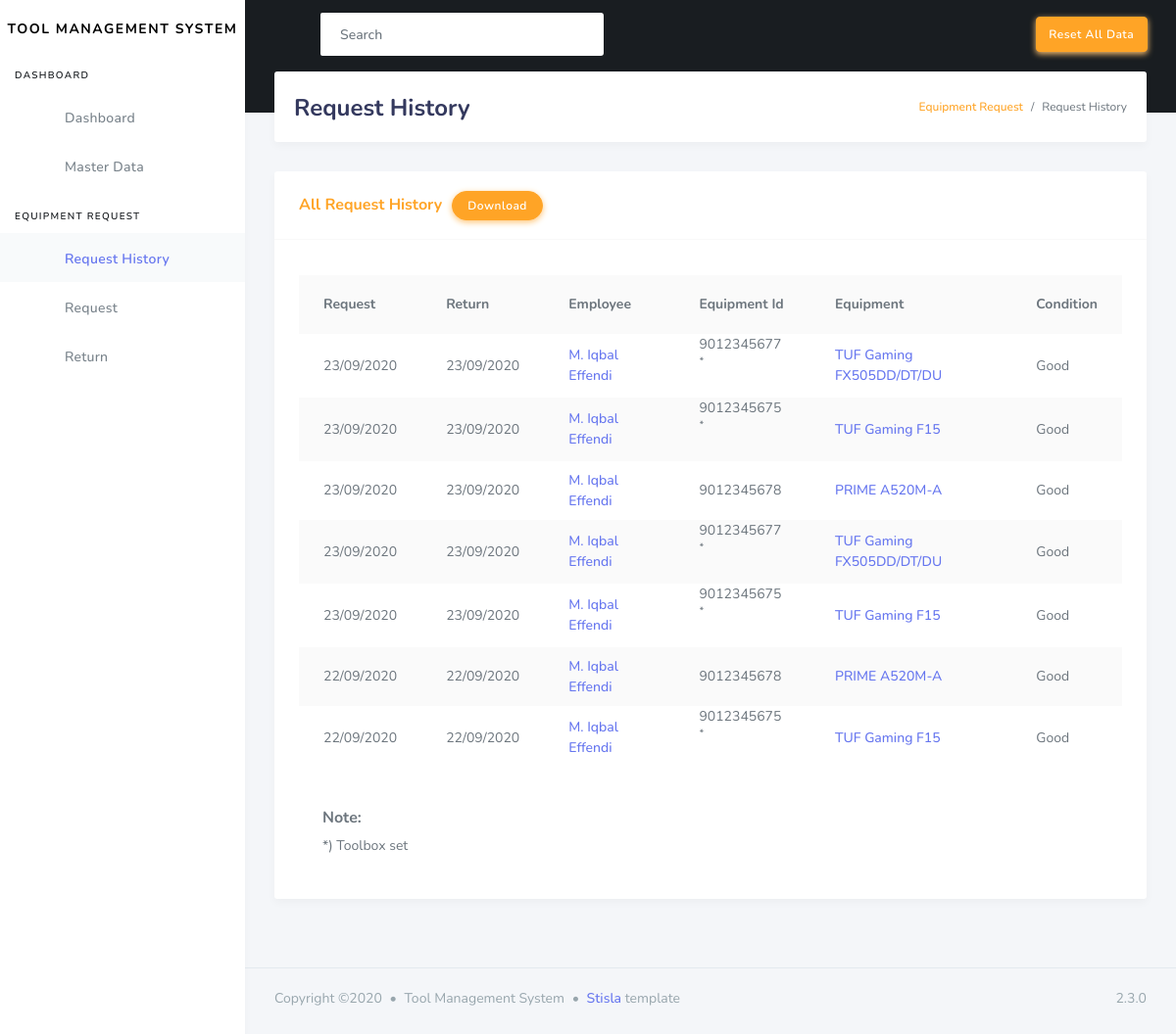
/index.php/request/history, run on the app's committed database.
### tables this page shows
CREATE TABLE `transaction` (
  `id` int(11) NOT NULL,
  `employee` varchar(15) NOT NULL,
  `equipment` varchar(15) NOT NULL,
  `booking_date` date NOT NULL,
  `return_date` date DEFAULT NULL,
  `status` varchar(10) NOT NULL
);

CREATE TABLE `employee` (
  `id` varchar(15) NOT NULL,
  `name` varchar(255) NOT NULL,
  `class` varchar(25) NOT NULL,
  `birthdate` date NOT NULL,
  `email` varchar(50) DEFAULT NULL,
  `phone` varchar(15) NOT NULL
);

CREATE TABLE `equipment` (
  `id` varchar(15) NOT NULL,
  `toolbox` varchar(15) DEFAULT NULL,
  `description` varchar(255) NOT NULL,
  `manufacture` varchar(255) NOT NULL,
  `material` varchar(255) NOT NULL,
  `status` varchar(15) NOT NULL,
  `type` varchar(255) NOT NULL,
  `unit` varchar(15) NOT NULL
);

### application/controllers/Request.php (called while the page is built, shortened)
<?php
class Request extends CI_Controller
{
    public function __construct()
    {
        $this->load->model('Request_model', 'request');
    }
    public function history()
    {
        $data['title'] = "Request History";
        $data['sidebar'] = "History";
        $config['base_url'] = base_url('request/history');
        $config['total_rows'] = $this->request->countAllRequestHistory();
        $config['per_page'] = 10;
        $config["uri_segment"] = 3;
        $choice = $config["total_rows"] / $config["per_page"];
        $config["num_links"] = floor($choice);
        $config['first_link']       = 'First';
        $config['last_link']        = 'Last';
        $config['next_link']        = 'Next';
        $config['prev_link']        = 'Prev';
        $config['full_tag_open']    = '<div class="pagging text-center"><nav><ul class="pagination justify-content-center">';
        $config['full_tag_close']   = '</ul></nav></div>';
        $config['num_tag_open']     = '<li class="page-item"><span class="page-link">';
        $config['num_tag_close']    = '</span></li>';
        $config['cur_tag_open']     = '<li class="page-item active"><span class="page-link">';
        $config['cur_tag_close']    = '<span class="sr-only">(current)</span></span></li>';
        $config['next_tag_open']    = '<li class="page-item"><span class="page-link">';
        $config['next_tagl_close']  = '<span aria-hidden="true">&raquo;</span></span></li>';
        $config['prev_tag_open']    = '<li class="page-item"><span class="page-link">';
        $config['prev_tagl_close']  = '</span>Next</li>';
        $config['first_tag_open']   = '<li class="page-item"><span class="page-link">';
        $config['first_tagl_close'] = '</span></li>';
        $config['last_tag_open']    = '<li class="page-item"><span class="page-link">';
        $config['last_tagl_close']  = '</span></li>';
        $this->load->library('pagination');
        $this->pagination->initialize($config);
        $data['page'] = ($this->uri->segment(3)) ? $this->uri->segment(3) : 0;
        $data['equipments'] = $this->request->getAllRequestHistory($config['per_page'], $data['page'])->result_array();
        $data['pagination'] = $this->pagination->create_links();
        $this->load->view('layout/header', $data);
        $this->load->view('layout/navbar');
        $this->load->view('layout/sidebar');
        $this->load->view('request/history');
        $this->load->view('layout/footer');
    }
}

### index.php (called while the page is built, shortened)
<?php
require_once BASEPATH.'core/CodeIgniter.php';

### application/config/config.php (called while the page is built, shortened)
<?php
$config['base_url'] = 'http://localhost/resmi/tim';
$config['index_page'] = '';
$config['uri_protocol']    = 'REQUEST_URI';
$config['url_suffix'] = '';
$config['language']    = 'english';
$config['charset'] = 'UTF-8';
$config['enable_hooks'] = FALSE;
$config['subclass_prefix'] = 'MY_';
$config['composer_autoload'] = 'vendor/autoload.php';
$config['permitted_uri_chars'] = 'a-z 0-9~%.:_\-';
$config['enable_query_strings'] = FALSE;
$config['controller_trigger'] = 'c';
$config['function_trigger'] = 'm';
$config['directory_trigger'] = 'd';
$config['allow_get_array'] = TRUE;
$config['log_threshold'] = 0;
$config['log_path'] = '';
$config['log_file_extension'] = '';
$config['log_file_permissions'] = 0644;
$config['log_date_format'] = 'Y-m-d H:i:s';
$config['error_views_path'] = '';
$config['cache_path'] = '';
$config['cache_query_string'] = FALSE;
$config['encryption_key'] = '';
$config['sess_driver'] = 'files';
$config['sess_cookie_name'] = 'ci_session';
$config['sess_expiration'] = 7200;
$config['sess_save_path'] = sys_get_temp_dir();
$config['sess_match_ip'] = FALSE;
$config['sess_time_to_update'] = 300;
$config['sess_regenerate_destroy'] = FALSE;
$config['cookie_prefix']    = '';
$config['cookie_domain']    = '';
$config['cookie_path']        = '/';
$config['cookie_secure']    = FALSE;
$config['cookie_httponly']     = FALSE;
$config['standardize_newlines'] = FALSE;
$config['global_xss_filtering'] = FALSE;
$config['csrf_protection'] = FALSE;
$config['csrf_token_name'] = 'csrf_test_name';
$config['csrf_cookie_name'] = 'csrf_cookie_name';
$config['csrf_expire'] = 7200;
$config['csrf_regenerate'] = TRUE;
$config['csrf_exclude_uris'] = array();
$config['compress_output'] = FALSE;
$config['time_reference'] = 'local';
$config['rewrite_short_tags'] = FALSE;
$config['proxy_ips'] = '';

### application/models/Request_model.php (called while the page is built, shortened)
<?php
class Request_model extends CI_Model
{
    private $table = 'transaction';
    public function getAllRequestHistory($limit, $start)
    {
        $this->db->select('transaction.*');
        $this->db->select('equipment.description, equipment.manufacture, equipment.material, equipment.type, equipment.unit, equipment.toolbox');
        $this->db->select('employee.name, employee.phone');
        $this->db->from($this->table);
        $this->db->join('equipment', 'equipment.id = transaction.equipment');
        $this->db->join('employee', 'employee.id = transaction.employee');
        $this->db->order_by('transaction.id', 'DESC');
        if ($start === "today") {
            $this->db->where("transaction.booking_date >= curdate()");
            $this->db->where("transaction.return_date <= curdate()");
        } else if ($limit > 0 && $start >= 0) {
            $this->db->limit($limit, $start);
        }
        return $this->db->get();
    }
    public function countAllRequestHistory()
    {
        return $this->getAllRequestHistory("semua", null)->num_rows();
    }
}

### application/views/request/history.php (the view, shortened to what this page needs)
<div class="main-content">
    <section class="section">
        <div class="section-header">
            <h1><?php echo $title; ?></h1>
            <div class="section-header-breadcrumb">
                <div class="breadcrumb-item active"><a href="#" class="text-warning">Equipment Request</a></div>
                <div class="breadcrumb-item"><?php echo $title; ?></div>
            </div>
        </div>
        <div class="section-body">
            <div class="row mt-4">
                <div class="col-12">
                    <div class="card">
                        <div class="card-header">
                            <h4 class="text-warning">All <?php echo $title; ?></h4>
                            <a href="<?php echo base_url('dashboard/exporthistory/0'); ?>" class="btn btn-warning">Download</a>
                        </div>
                        <div class="card-body">
                            <div class="table-responsive">
                                <table class="table table-striped">
                                    <tbody>
                                        <tr>
                                            <th>Request</th>
                                            <th>Return</th>
                                            <th>Employee</th>
                                            <th>Equipment Id</th>
                                            <th>Equipment</th>
                                            <th>Condition</th>
                                        </tr>
                                        <?php foreach ($equipments as $equipment) : ?>
                                            <tr>
                                                <td><?php echo date("d/m/Y", strtotime($equipment['booking_date'])); ?></td>
                                                <td>
                                                    <?php if ($equipment['return_date']) echo date("d/m/Y", strtotime($equipment['return_date']));
                                                    else echo '-' ?>
                                                </td>
                                                <td><a href="<?php echo base_url('employee/view/' . $equipment['employee']); ?>"><?php echo $equipment['name']; ?></a></td>
                                                <td>
                                                    <?php echo $equipment['equipment']; ?>
                                                    <?php if ($equipment['toolbox']) : ?>
                                                        <sup>*</sup>
                                                    <?php endif; ?>
                                                </td>
                                                <td><a href="<?php echo base_url('equipment/view/' . $equipment['equipment']); ?>"><?php echo $equipment['description']; ?></a></td>
                                                <td><?php echo $equipment['status']; ?></td>
                                            </tr>
                                        <?php endforeach; ?>
                                    </tbody>
                                </table>
                                <footer class="p-4">
                                    <h6>Note:</h6>
                                    *) Toolbox set
                                </footer>
                            </div>
                        </div>
                    </div>
                </div>
            </div>
        </div>
    </section>
</div>

### application/views/layout/header.php (shortened to what this page needs)
<!DOCTYPE html>
<html lang="en">
<head>
    <link rel="stylesheet" href="<?php echo base_url('assets/'); ?>vendor/bootstrap.min.css">
    <link rel="stylesheet" href="<?php echo base_url('assets/'); ?>vendor/jquery-ui.min.css">
    <link rel="stylesheet" href="<?php echo base_url('assets/'); ?>vendor/fa/css/all.css">
    <link rel="stylesheet" href="<?php echo base_url('assets/') ?>css/style.css">
    <link rel="stylesheet" href="<?php echo base_url('assets/') ?>css/components.css">
</head>

### application/views/layout/navbar.php (shortened to what this page needs)
<body>
    <div id="app">
        <div class="main-wrapper">
            <div class="navbar-bg bg-dark"></div>
            <nav class="navbar navbar-expand-lg main-navbar">
                <form class="form-inline mr-auto">
                    <ul class="navbar-nav mr-3">
                        <li><a href="#" data-toggle="sidebar" class="nav-link nav-link-lg"><i class="fas fa-bars"></i></a></li>
                    </ul>
                    <div class="search-element">
                        <input class="form-control" type="search" placeholder="Search" aria-label="Search" data-width="250">
                        <button class="btn" type="submit"><i class="fas fa-search"></i></button>
                    </div>
                </form>
                <div class="navbar-nav navbar-right">
                    <button type="button" class="btn btn-warning mr-2" id="reset-all-data">Reset All Data</button>
                </div>
            </nav>

### application/views/layout/sidebar.php (shortened to what this page needs)
<div class="main-sidebar">
    <aside id="sidebar-wrapper">
        <div class="sidebar-brand">
            <a href="<?php echo base_url(); ?>">Tool Management System</a>
        </div>
        <ul class="sidebar-menu">
            <li class="menu-header text-dark">Dashboard</li>
            <li class="nav-item dropdown <?php if ($title == "Dashboard" || $title == "Daily Report") echo "active"; ?>">
                <a href="#" class="nav-link has-dropdown"><i class="fas fa-desktop"></i><span>Dashboard</span></a>
            </li>
            <li class="nav-item dropdown <?php if (($sidebar == "Employee") || ($sidebar == "Equipment") || ($sidebar == "Toolbox")) echo "active"; ?>">
                <a href="#" class="nav-link has-dropdown"><i class="fas fa-server"></i><span>Master Data</span></a>
            </li>
            <li class="menu-header text-dark">Equipment Request</li>
            <li class="<?php if ($sidebar == "History") echo "active"; ?>"><a class="nav-link" href="<?php echo base_url('request/history'); ?>"><i class="fas fa-history"></i> <span>Request History</span></a></li>
            <li class="<?php if ($sidebar == "Request") echo "active"; ?>"><a class="nav-link" href="<?php echo base_url('request'); ?>"><i class="fas fa-sign-out-alt"></i> <span>Request</span></a></li>
            <li class="<?php if ($sidebar == "Return") echo "active"; ?>"><a class="nav-link" href="<?php echo base_url('request/return'); ?>"><i class="fas fa-sign-in-alt"></i> <span>Return</span></a></li>
        </ul>
    </aside>
</div>

### application/views/layout/footer.php
<footer class="main-footer">
    <div class="footer-left">
        Copyright &copy;2020 <div class="bullet"></div> Tool Management System <div class="bullet"></div> <a href="https://getstisla.com/" target="_blank">Stisla</a> template
    </div>
    <div class="footer-right">
        2.3.0
    </div>
</footer>
</div>
</div>
</body>
</html>

### data on the page
transaction: booking_date "23/09/2020", return_date "23/09/2020", employee.name "M. Iqbal Effendi", equipment "9012345677", equipment.description "TUF Gaming FX505DD/DT/DU", status "Good"
transaction: booking_date "23/09/2020", return_date "23/09/2020", employee.name "M. Iqbal Effendi", equipment "9012345675", equipment.description "TUF Gaming F15", status "Good"
transaction: booking_date "23/09/2020", return_date "23/09/2020", employee.name "M. Iqbal Effendi", equipment "9012345678", equipment.description "PRIME A520M-A", status "Good"
transaction: booking_date "23/09/2020", return_date "23/09/2020", employee.name "M. Iqbal Effendi", equipment "9012345677", equipment.description "TUF Gaming FX505DD/DT/DU", status "Good"
transaction: booking_date "23/09/2020", return_date "23/09/2020", employee.name "M. Iqbal Effendi", equipment "9012345675", equipment.description "TUF Gaming F15", status "Good"
transaction: booking_date "22/09/2020", return_date "22/09/2020", employee.name "M. Iqbal Effendi", equipment "9012345678", equipment.description "PRIME A520M-A", status "Good"
transaction: booking_date "22/09/2020", return_date "22/09/2020", employee.name "M. Iqbal Effendi", equipment "9012345675", equipment.description "TUF Gaming F15", status "Good"

### other printed values
$title "Request History"
